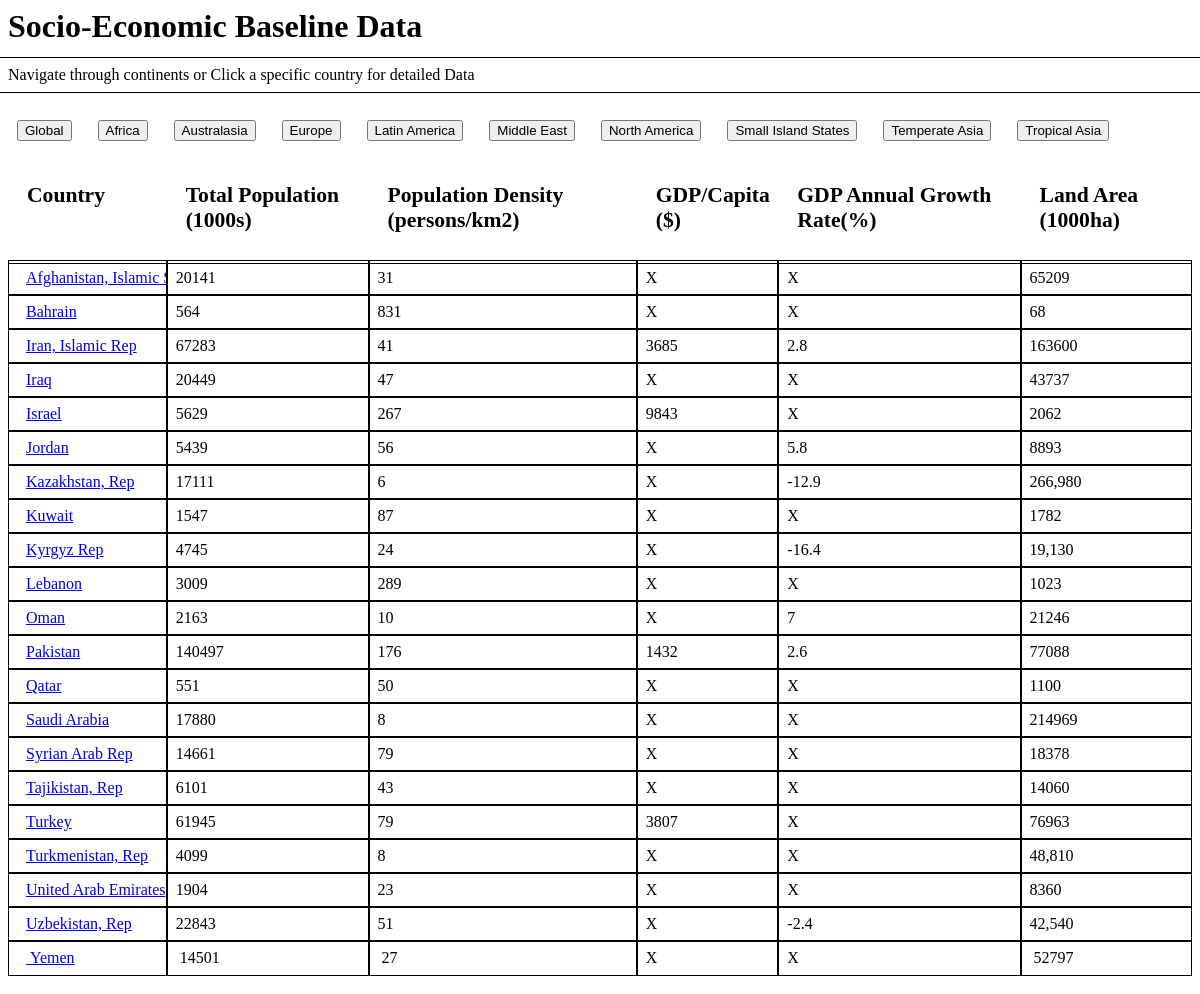
Screenshot of /MiddleEast with the database file from the repository.
### tables this page shows
CREATE TABLE MiddleEast (Country TEXT, TotalPop TEXT, PopDens TEXT, GDP_Cap TEXT, GDP_Growth TEXT, LAND TEXT);

### socio_economic.py (the view)
@app.route('/MiddleEast')
def middleeast():
  conn = sqlite3.connect('socio_economic_data.db')
  conn.row_factory = sqlite3.Row
  cur = conn.cursor()
  cur.execute("select * from MiddleEast")
  rows = cur.fetchall()
  conn.close()
  return render_template('index.html', rows=rows)

### templates/index.html (shortened to what this page needs)
<html>
    <head>
    </head>
    <h1>Socio-Economic Baseline Data</h1>
    <p>Navigate through continents or Click a specific country for detailed Data</p>
    <h1>
    <a href="/" ><button>Global</button></a>
    <a href="/Africa" ><button>Africa</button></a>
    <a href="/Australasia" ><button>Australasia</button></a>
    <a href="/Europe" ><button>Europe</button></a>
    <a href="/LatinAmerica" ><button>Latin America</button></a>
    <a href="/MiddleEast" ><button>Middle East</button></a>
    <a href="/NorthAmerica" ><button>North America</button></a>
    <a href="/SmallIslandStates" ><button>Small Island States</button></a>
    <a href="/TemperateAsia" ><button>Temperate Asia</button></a>
    <a href="/TropicalAsia" ><button>Tropical Asia</button></a>
    </h1>
    <body>
        <div class="row">
            <div class="column">
                <h2>Country</h2>
                {% for row in rows %}
                <p><a href={{ url_for('show', Country= row['Country']) }}>{{row["Country"]}}</a></p>
                {% endfor %}
            </div>
            <div class="column">
                <h2>Total Population (1000s)</h2>
                {% for row in rows %}
                <p>{{ row["TotalPop"]}}</p>
                {% endfor %}
            </div>
            <div class="column">
                <h2>Population Density (persons/km2)</h2>
                {% for row in rows %}
                <p>{{ row["PopDens"]}}</p>
                {% endfor %}
            </div>
            <div class="column">
                <h2>GDP/Capita ($)</h2>
                {% for row in rows %}
                <p>{{ row["GDP_Cap"]}}</p>
                {% endfor %}
            </div>
            <div class="column">
                <h2>GDP Annual Growth Rate(%)</h2>
                {% for row in rows %}
                <p>{{ row["GDP_Growth"]}}</p>
                {% endfor %}
            </div>
            <div class="column">
                <h2>Land Area (1000ha)</h2>
                {% for row in rows %}
                <p>{{ row["LAND"]}}</p>
                {% endfor %}
            </div>
        </div>
    </body>
</html>

### templates/index.html (style rules this page uses)
.column { white-space : nowrap; overflow-x : hidden; vertical-align : top; border-radius : 0px; display : inline-block; padding: 9px; }
h2 { outline-color: black; outline-style: solid; outline-width: 0.1px; outline-offset: 10px; width: 100%; height: 5vw; text-wrap: wrap; padding: 10px; font-size: 1.8vw; margin: auto; }
p { outline-color: black; outline-style: solid; outline-width: 0.1px; outline-offset: 8px; }
.row { display: flex; }
a { white-space : nowrap; overflow-x : hidden; border-radius : 0px; display : left; padding: 9px; }

### rows the page displays
MiddleEast: Country "Afghanistan, Islamic…", TotalPop "20141", PopDens "31", GDP_Cap "X", GDP_Growth "X", LAND "65209"
MiddleEast: Country "Bahrain", TotalPop "564", PopDens "831", GDP_Cap "X", GDP_Growth "X", LAND "68"
MiddleEast: Country "Iran, Islamic Rep", TotalPop "67283", PopDens "41", GDP_Cap "3685", GDP_Growth "2.8", LAND "163600"
MiddleEast: Country "Iraq", TotalPop "20449", PopDens "47", GDP_Cap "X", GDP_Growth "X", LAND "43737"
MiddleEast: Country "Israel", TotalPop "5629", PopDens "267", GDP_Cap "9843", GDP_Growth "X", LAND "2062"
MiddleEast: Country "Jordan", TotalPop "5439", PopDens "56", GDP_Cap "X", GDP_Growth "5.8", LAND "8893"
MiddleEast: Country "Kazakhstan, Rep", TotalPop "17111", PopDens "6", GDP_Cap "X", GDP_Growth "-12.9", LAND "266,980"
MiddleEast: Country "Kuwait", TotalPop "1547", PopDens "87", GDP_Cap "X", GDP_Growth "X", LAND "1782"
MiddleEast: Country "Kyrgyz Rep", TotalPop "4745", PopDens "24", GDP_Cap "X", GDP_Growth "-16.4", LAND "19,130"
MiddleEast: Country "Lebanon", TotalPop "3009", PopDens "289", GDP_Cap "X", GDP_Growth "X", LAND "1023"
MiddleEast: Country "Oman", TotalPop "2163", PopDens "10", GDP_Cap "X", GDP_Growth "7", LAND "21246"
MiddleEast: Country "Pakistan", TotalPop "140497", PopDens "176", GDP_Cap "1432", GDP_Growth "2.6", LAND "77088"
MiddleEast: Country "Qatar", TotalPop "551", PopDens "50", GDP_Cap "X", GDP_Growth "X", LAND "1100"
MiddleEast: Country "Saudi Arabia", TotalPop "17880", PopDens "8", GDP_Cap "X", GDP_Growth "X", LAND "214969"
MiddleEast: Country "Syrian Arab Rep", TotalPop "14661", PopDens "79", GDP_Cap "X", GDP_Growth "X", LAND "18378"
MiddleEast: Country "Tajikistan, Rep", TotalPop "6101", PopDens "43", GDP_Cap "X", GDP_Growth "X", LAND "14060"
MiddleEast: Country "Turkey", TotalPop "61945", PopDens "79", GDP_Cap "3807", GDP_Growth "X", LAND "76963"
MiddleEast: Country "Turkmenistan, Rep", TotalPop "4099", PopDens "8", GDP_Cap "X", GDP_Growth "X", LAND "48,810"
MiddleEast: Country "United Arab Emirates", TotalPop "1904", PopDens "23", GDP_Cap "X", GDP_Growth "X", LAND "8360"
MiddleEast: Country "Uzbekistan, Rep", TotalPop "22843", PopDens "51", GDP_Cap "X", GDP_Growth "-2.4", LAND "42,540"
MiddleEast: Country "Yemen", TotalPop "14501", PopDens "27", GDP_Cap "X", GDP_Growth "X", LAND "52797"
